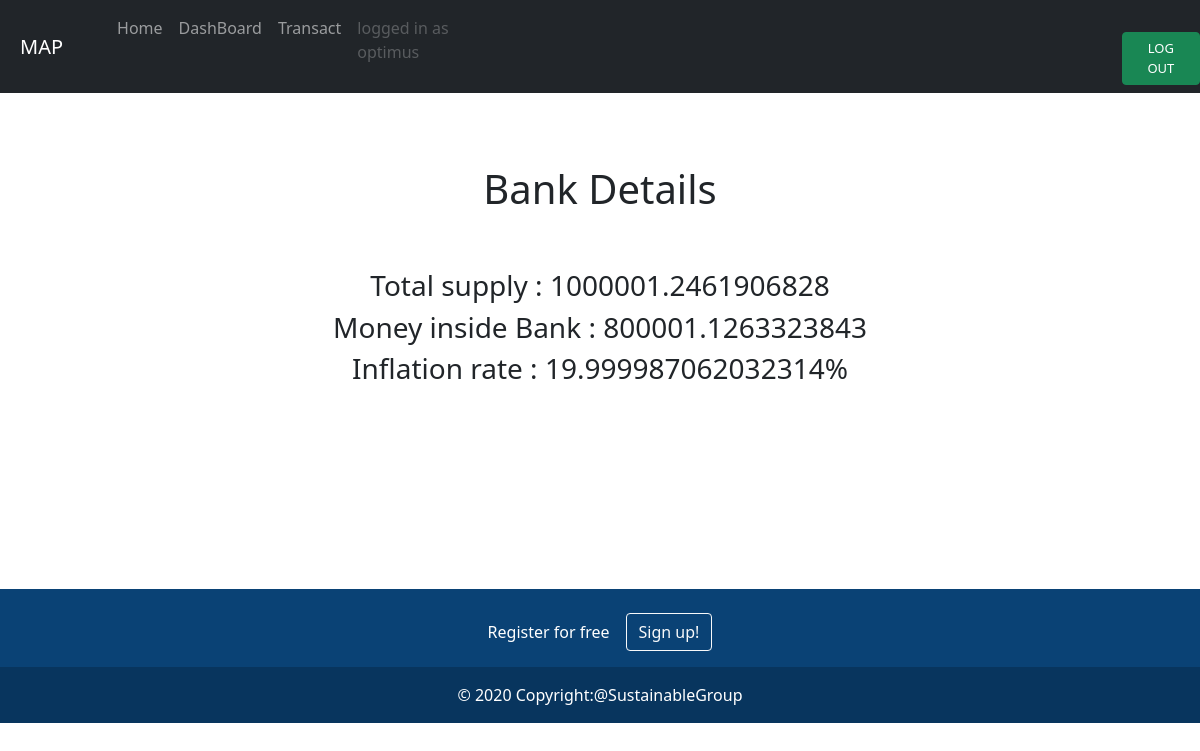
The app's page / (signed in) with its own data.
### main/models.py (models this page shows)
class Bank(models.Model):
    total_supply = models.FloatField()
    in_bank = models.FloatField()
    inflation = models.FloatField()

### main/views.py (the view)
# urls.py: 2. Add a URL to urlpatterns:  path('', views.home, name='home')
def home(request):
    bank=get_object_or_404(Bank,pk=1)
    bank.in_bank += (bank.inflation*bank.in_bank)/(100*525600*10)
    bank.total_supply = bank.in_bank + bank.inflation*bank.total_supply/100
    bank.inflation = (bank.total_supply - bank.in_bank)*100/bank.total_supply
    bank.save()
    context={
        'bank':bank
    }
    return render(request, 'home.html',context)

### templates/home.html
{% extends 'base.html' %}
{% block content %}
<br><br>
    <center>
        <div style="height:400px;">
            <h1>Bank Details</h1><br><br>
            <h3>Total supply : {{bank.total_supply}}</h3>
            <h3>Money inside Bank : {{bank.in_bank}}</h3>
            <h3>Inflation rate : {{bank.inflation}}%</h3>
        </div>
    </center>
{% endblock  %}

### templates/base.html (shortened to what this page needs)
{% load static %}
<!DOCTYPE html>
<html lang="en">
<head>
    <link href="https://cdn.jsdelivr.net/npm/bootstrap@5.0.0-beta3/dist/css/bootstrap.min.css" rel="stylesheet"
>
</head>
<body>
    <nav class="navbar navbar-expand-lg navbar-dark bg-dark">
  <a style="padding-left: 20px;" class="navbar-brand" href="#">MAP</a>
  <div style="padding-left: 30px;" class="collapse navbar-collapse" id="navbarNav">
    <ul class="navbar-nav">
      <li class="nav-item active">
        <a class="nav-link" href="{% url 'home' %}">Home</a>
      </li>
      {% if user.is_authenticated %}
      <li class="nav-item">
        <a class="nav-link" href="{% url 'dash' %}">DashBoard</a>
      </li>
      <li class="nav-item">
        <a class="nav-link" href="{% url 'tran' %}">Transact</a>
      </li>
      <li class="nav-item">
        <a class="nav-link disabled" href="#">logged in as {{user.username}}
</a>
      </li>
      <li class="nav-item">
          <form action="{% url 'logout' %}" method="POST">
            <br>
            <button style="margin-left:600px;font-size:small;" class="btn btn-success" type="submit">LOG OUT</button>
          </form>
      </li>
      {% endif %}
    </ul>
  </div>
</nav>
    <br>
    {% block content %}
    {% endblock %}
    <br>
<section class="">
  <footer class="text-center text-white" style="background-color: #0a4275;">
    <div class="container p-4 pb-0">
      <section class="">
        <p class="d-flex justify-content-center align-items-center">
          <span class="me-3">Register for free</span>
          <a href="{% url 'signup' %}">
            <button type="button" class="btn btn-outline-light btn-rounded">
              Sign up!
            </button>
          </a>
        </p>
      </section>
    </div>
    <div class="text-center p-3" style="background-color: rgba(0, 0, 0, 0.2);">
      © 2020 Copyright:@SustainableGroup
    </div>
  </footer>
</section>
</body>
</html>

### templates/base.html (style rules this page uses)
* { margin: 0; padding: 0; }
body { height:100vh; }

### records on screen
Bank: total_supply "1000001.2461906828", in_bank "800001.1263323843", inflation "19.999987062032314"

### other values on screen
{{ user.username }} "optimus"
